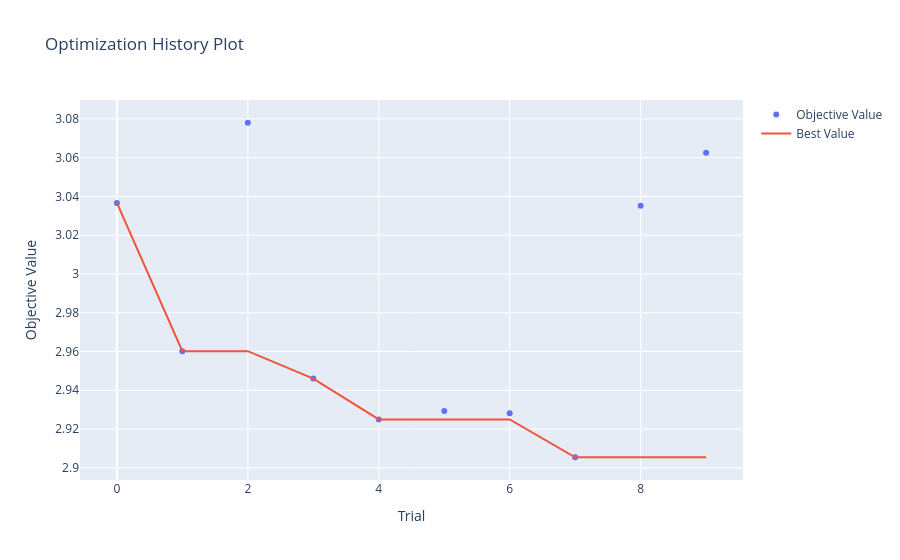

Source (notebook cell):
### Code cell
fig_history.show()

### Figure 1 — Plotly figure (JSON) as saved in the notebook; plotly's stock layout.template omitted (floating-point values rounded to 4 significant figures)
{"data": [{"mode": "markers", "name": "Objective Value", "type": "scatter", "x": [0, 1, 2, 3, 4, 5, 6, 7, 8, 9], "y": [3.037, 2.96, 3.078, 2.946, 2.925, 2.929, 2.928, 2.905, 3.035, 3.063]}, {"mode": "lines", "name": "Best Value", "type": "scatter", "x": [0, 1, 2, 3, 4, 5, 6, 7, 8, 9], "y": [3.037, 2.96, 2.96, 2.946, 2.925, 2.925, 2.925, 2.905, 2.905, 2.905]}, {"marker": {"color": "#cccccc"}, "mode": "markers", "name": "Infeasible Trial", "showlegend": false, "type": "scatter", "x": [], "y": []}], "layout": {"title": {"text": "Optimization History Plot"}, "xaxis": {"title": {"text": "Trial"}}, "yaxis": {"title": {"text": "Objective Value"}}}}
